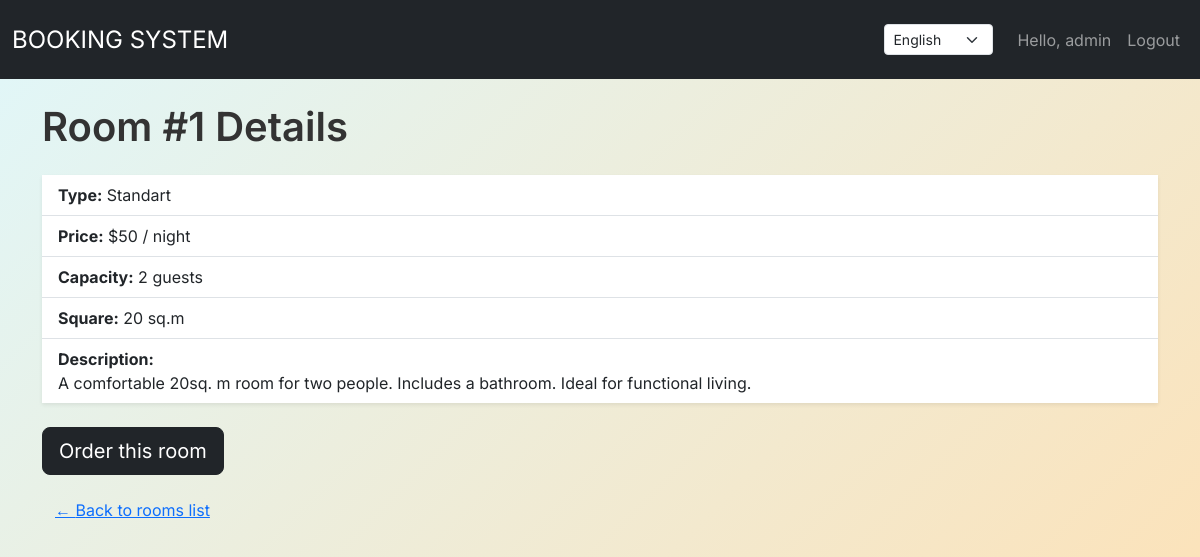
The page /en/room-detail/1/ (signed in) on the database its author committed.
### my_auth/models.py (models this page shows, shortened)
class CustomUser(AbstractUser):
    phone_number = models.CharField(max_length=15,
                                    blank=True,
                                    null=True)

### my_app/models.py (models this page shows, shortened)
class Room(models.Model):
    number = models.IntegerField()
    price = models.IntegerField()
    capacity = models.IntegerField(default=2)
    square = models.IntegerField(default=20)
    room_type = models.CharField(max_length=256, default="standart")
    description = models.TextField(default="")
    class Meta:
        verbose_name = "Room"
        verbose_name_plural = "Rooms"
        ordering = ["number"]

### my_app/views.py (the view)
# urls.py: path("room-detail/<int:r_id>/", views.room_detail, name = "room-detail"),
def room_detail(request, r_id):
    room = get_object_or_404(Room, id=r_id)
    context = {
        "room": room,
        "room_id_for_url": r_id,
    }
    return render(
        request=request, template_name="booking/room-detail.html", context=context
    )

### templates/booking/room-detail.html
{% extends "base.html" %}
{% load i18n %} {% block content %}
    <h1 class="mb-4">{% translate "Room" %} #{{ room.number }} {% translate "Details" %}</h1>
    <ul class="list-group list-group-flush mb-4 shadow-sm bg-white">
        <li class="list-group-item"><strong>{% translate "Type" %}:</strong> {{ room.room_type }}</li>
        <li class="list-group-item"><strong>{% translate "Price" %}:</strong> ${{ room.price }} / {% translate "night" %}</li>
        <li class="list-group-item"><strong>{% translate "Capacity" %}:</strong> {{ room.capacity }} {% translate "guests" %}</li>
        <li class="list-group-item"><strong>{% translate "Square" %}:</strong> {{ room.square }} {% translate "sq.m" %}</li>
        <li class="list-group-item"><strong>{% translate "Description" %}:</strong> <br>{{ room.description }}</li>
    </ul>
    <a href="{% url 'order-form' room.id %}" class="btn btn-dark btn-lg mb-3">
        {% translate "Order this room" %}
    </a>
<p><a href="{% url 'rooms-list' %}" class="btn btn-link ">← {% translate "Back to rooms list" %}</a></p>
{% endblock %}

### templates/header.html (shortened to what this page needs)
{% load i18n %}
<nav class="navbar navbar-expand-lg navbar-dark bg-dark">
    <div class="container-fluid">
        <a class="navbar-brand fs-4" href="{% url 'home-page' %}">BOOKING SYSTEM</a>
        <div class="collapse navbar-collapse" id="navbarNav">
            <ul class="navbar-nav ms-auto align-items-center">
                <li class="nav-item me-3">
                    <form action="{% url 'set_language' %}" method="post">
                        {% get_current_language as LANGUAGE_CODE %}
                        <select name="language"
                                onchange="this.form.submit()"
                                class="form-select form-select-sm"
                                style="width: auto; margin-top: 16px;">
                            {% get_available_languages as LANGUAGES %}
                            {% for lang_code, lang_name in LANGUAGES %}
                                <option value="{{ lang_code }}" {% if lang_code == LANGUAGE_CODE %}selected{% endif %}>
                                    {{ lang_name }}
                                </option>
                            {% endfor %}
                        </select>
                    </form>
                </li>
                {% if user.is_authenticated %}
                    <li class="nav-item">
                        <a class="nav-link" href="#">{% translate "Hello" %}, {{ user.username }}</a>
                    </li>
                    <li class="nav-item">
                        <a class="nav-link" href="{% url 'logout' %}">{% translate "Logout" %}</a>
                    </li>
                {% endif %}
            </ul>
        </div>
    </div>
</nav>

### static/css/my_styles.css (style rules this page uses)
html { background: linear-gradient(135deg, #e0f7fa 0%, #ffe0b2 100%); background-attachment: fixed; height: 100%; margin: 0; }
body { color: #333; font-family: 'Inter', sans-serif; height: 100%; margin: 0; background: transparent; }
h1, h2, h3, h4, h5, h6 { font-weight: 600; }

### rows shown on the page
CustomUser: username "admin"
Room: number "1", room_type "Standart", price "50", capacity "2", square "20", description "A comfortable 20sq. m room for two people. Includes a bathroom. Ideal for functional living."

### other values the page prints
form field language "English"
